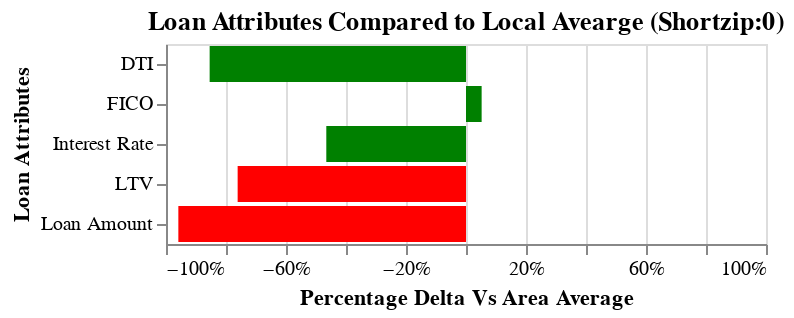

Notebook cell for this chart:
### Code cell
dlqr.diag_chart

### Figure 1 — Vega-Lite specification as saved in the notebook (floating-point values rounded to 4 significant figures)
{"config": {"view": {"continuousWidth": 300, "continuousHeight": 300}}, "data": {"name": "data-80e80668ec061e6e49af4796f17fc876"}, "mark": {"type": "bar"}, "encoding": {"color": {"condition": {"test": "datum.directions", "value": "green"}, "value": "red"}, "x": {"axis": {"format": "%"}, "field": "values", "scale": {"domain": [-1, 1]}, "title": "Percentage Delta Vs Area Average", "type": "quantitative"}, "y": {"field": "labels", "title": "Loan Attributes", "type": "nominal"}}, "title": "Loan Attributes Compared to Local Avearge (Shortzip:0)", "$schema": "https://vega.github.io/schema/vega-lite/v5.8.0.json", "datasets": {"data-80e80668ec061e6e49af4796f17fc876": [{"labels": "Interest Rate", "values": -0.4657, "directions": true}, {"labels": "Loan Amount", "values": -0.9588, "directions": false}, {"labels": "LTV", "values": -0.7612, "directions": false}, {"labels": "FICO", "values": 0.05213, "directions": true}, {"labels": "DTI", "values": -0.8545, "directions": true}]}}
